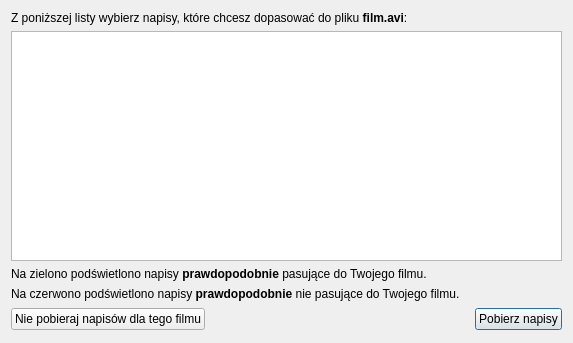
<?xml version="1.0" encoding="UTF-8"?>
<ui version="4.0">
 <class>frmListSubtitles</class>
 <widget class="QDialog" name="frmListSubtitles">
  <property name="geometry">
   <rect>
    <x>0</x>
    <y>0</y>
    <width>573</width>
    <height>343</height>
   </rect>
  </property>
  <property name="minimumSize">
   <size>
    <width>500</width>
    <height>300</height>
   </size>
  </property>
  <property name="windowTitle">
   <string>QNapi - wybierz napisy z listy</string>
  </property>
  <property name="windowIcon">
   <iconset resource="../res/resources.qrc">
    <normaloff>:/icon/qnapi-48-icon.png</normaloff>:/icon/qnapi-48-icon.png</iconset>
  </property>
  <layout class="QGridLayout" name="gridLayout">
   <item row="4" column="1">
    <spacer name="horizontalSpacer">
     <property name="orientation">
      <enum>Qt::Horizontal</enum>
     </property>
     <property name="sizeHint" stdset="0">
      <size>
       <width>176</width>
       <height>25</height>
      </size>
     </property>
    </spacer>
   </item>
   <item row="0" column="0" colspan="3">
    <widget class="QLabel" name="lbSelectSubtitles">
     <property name="text">
      <string>Z poniższej listy wybierz napisy, które chcesz dopasować do pliku &lt;b&gt;film.avi&lt;/b&gt;:</string>
     </property>
     <property name="wordWrap">
      <bool>true</bool>
     </property>
    </widget>
   </item>
   <item row="1" column="0" colspan="3">
    <widget class="QTableWidget" name="twSubtitles">
     <property name="editTriggers">
      <set>QAbstractItemView::NoEditTriggers</set>
     </property>
     <property name="dragDropOverwriteMode">
      <bool>false</bool>
     </property>
     <property name="alternatingRowColors">
      <bool>true</bool>
     </property>
     <property name="selectionMode">
      <enum>QAbstractItemView::SingleSelection</enum>
     </property>
     <property name="selectionBehavior">
      <enum>QAbstractItemView::SelectRows</enum>
     </property>
     <property name="verticalScrollMode">
      <enum>QAbstractItemView::ScrollPerPixel</enum>
     </property>
     <property name="horizontalScrollMode">
      <enum>QAbstractItemView::ScrollPerPixel</enum>
     </property>
     <property name="cornerButtonEnabled">
      <bool>false</bool>
     </property>
    </widget>
   </item>
   <item row="4" column="2">
    <widget class="QPushButton" name="pbDownload">
     <property name="text">
      <string>Pobierz napisy</string>
     </property>
    </widget>
   </item>
   <item row="4" column="0">
    <widget class="QPushButton" name="pbDontDownload">
     <property name="text">
      <string>Nie pobieraj napisów dla tego filmu</string>
     </property>
    </widget>
   </item>
   <item row="2" column="0" colspan="3">
    <widget class="QLabel" name="lbGreenHint">
     <property name="text">
      <string>Na zielono podświetlono napisy &lt;b&gt;prawdopodobnie&lt;/b&gt; pasujące do Twojego filmu.</string>
     </property>
     <property name="alignment">
      <set>Qt::AlignJustify|Qt::AlignVCenter</set>
     </property>
    </widget>
   </item>
   <item row="3" column="0" colspan="3">
    <widget class="QLabel" name="lbRedHint">
     <property name="text">
      <string>Na czerwono podświetlono napisy &lt;b&gt;prawdopodobnie&lt;/b&gt; nie pasujące do Twojego filmu.</string>
     </property>
    </widget>
   </item>
  </layout>
 </widget>
 <resources>
  <include location="../res/resources.qrc"/>
 </resources>
 <connections>
  <connection>
   <sender>pbDownload</sender>
   <signal>clicked()</signal>
   <receiver>frmListSubtitles</receiver>
   <slot>accept()</slot>
   <hints>
    <hint type="sourcelabel">
     <x>506</x>
     <y>317</y>
    </hint>
    <hint type="destinationlabel">
     <x>286</x>
     <y>167</y>
    </hint>
   </hints>
  </connection>
  <connection>
   <sender>pbDontDownload</sender>
   <signal>clicked()</signal>
   <receiver>frmListSubtitles</receiver>
   <slot>reject()</slot>
   <hints>
    <hint type="sourcelabel">
     <x>130</x>
     <y>317</y>
    </hint>
    <hint type="destinationlabel">
     <x>286</x>
     <y>167</y>
    </hint>
   </hints>
  </connection>
  <connection>
   <sender>twSubtitles</sender>
   <signal>doubleClicked(QModelIndex)</signal>
   <receiver>pbDownload</receiver>
   <slot>click()</slot>
   <hints>
    <hint type="sourcelabel">
     <x>166</x>
     <y>109</y>
    </hint>
    <hint type="destinationlabel">
     <x>480</x>
     <y>320</y>
    </hint>
   </hints>
  </connection>
 </connections>
</ui>
